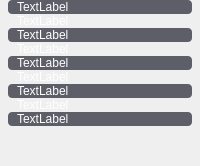
        <widget class="QWidget" name="page_2">
         <property name="styleSheet">
          <string notr="true">#page_2{background-color: rgba(255, 255, 255, 0);}
</string>
         </property>
         <layout class="QVBoxLayout" name="verticalLayout_4" stretch="18,18,18,18,18,18,18,18,18,291">
          <property name="spacing">
           <number>0</number>
          </property>
          <property name="leftMargin">
           <number>8</number>
          </property>
          <property name="topMargin">
           <number>0</number>
          </property>
          <property name="rightMargin">
           <number>8</number>
          </property>
          <property name="bottomMargin">
           <number>0</number>
          </property>
          <item>
           <widget class="QWidget" name="widget_26" native="true">
            <property name="styleSheet">
             <string notr="true">#widget_26{background-color: rgb(93,94,104);border-radius:4px;}
</string>
            </property>
            <layout class="QHBoxLayout" name="horizontalLayout_21" stretch="0,0">
             <property name="spacing">
              <number>0</number>
             </property>
             <property name="leftMargin">
              <number>9</number>
             </property>
             <property name="topMargin">
              <number>0</number>
             </property>
             <property name="rightMargin">
              <number>0</number>
             </property>
             <property name="bottomMargin">
              <number>0</number>
             </property>
             <item>
              <widget class="QLabel" name="label_37">
               <property name="styleSheet">
                <string notr="true">QLabel{color: rgb(255, 255, 255);
background-color: rgba(255, 255, 255, 0);border:none;}</string>
               </property>
               <property name="text">
                <string>TextLabel</string>
               </property>
              </widget>
             </item>
             <item>
              <widget class="QLabel" name="label_38">
               <property name="styleSheet">
                <string notr="true">QLabel{color: rgb(255, 226, 96);
background-color: rgba(255, 255, 255, 0);border:none;}</string>
               </property>
               <property name="text">
                <string/>
               </property>
              </widget>
             </item>
            </layout>
           </widget>
          </item>
          <item>
           <layout class="QHBoxLayout" name="horizontalLayout_14">
            <property name="spacing">
             <number>0</number>
            </property>
            <property name="leftMargin">
             <number>9</number>
            </property>
            <item>
             <widget class="QLabel" name="label_23">
              <property name="styleSheet">
               <string notr="true">QLabel{color: rgb(255, 255, 255);
background-color: rgba(255, 255, 255, 0);border:none;}</string>
              </property>
              <property name="text">
               <string>TextLabel</string>
              </property>
             </widget>
            </item>
            <item>
             <widget class="QLabel" name="label_24">
              <property name="styleSheet">
               <string notr="true">QLabel{color: rgb(255, 226, 96);
background-color: rgba(255, 255, 255, 0);border:none;}</string>
              </property>
              <property name="text">
               <string/>
              </property>
             </widget>
            </item>
           </layout>
          </item>
          <item>
           <widget class="QWidget" name="widget_7" native="true">
            <property name="styleSheet">
             <string notr="true">#widget_7{background-color: rgb(93, 94, 104);border-radius:4px;}
</string>
            </property>
            <layout class="QHBoxLayout" name="horizontalLayout_18">
             <property name="spacing">
              <number>0</number>
             </property>
             <property name="leftMargin">
              <number>9</number>
             </property>
             <property name="topMargin">
              <number>0</number>
             </property>
             <property name="rightMargin">
              <number>0</number>
             </property>
             <property name="bottomMargin">
              <number>0</number>
             </property>
             <item>
              <widget class="QLabel" name="label_31">
               <property name="styleSheet">
                <string notr="true">QLabel{color: rgb(255, 255, 255);
background-color: rgba(255, 255, 255, 0);border:none;}</string>
               </property>
               <property name="text">
                <string>TextLabel</string>
               </property>
              </widget>
             </item>
             <item>
              <widget class="QLabel" name="label_32">
               <property name="styleSheet">
                <string notr="true">QLabel{color: rgb(255, 226, 96);
background-color: rgba(255, 255, 255, 0);border:none;}</string>
               </property>
               <property name="text">
                <string/>
               </property>
              </widget>
             </item>
            </layout>
           </widget>
          </item>
          <item>
           <layout class="QHBoxLayout" name="horizontalLayout_22">
            <property name="spacing">
             <number>0</number>
            </property>
            <property name="leftMargin">
             <number>9</number>
            </property>
            <item>
             <widget class="QLabel" name="label_39">
              <property name="styleSheet">
               <string notr="true">QLabel{color: rgb(255, 255, 255);
background-color: rgba(255, 255, 255, 0);border:none;}</string>
              </property>
              <property name="text">
               <string>TextLabel</string>
              </property>
             </widget>
            </item>
            <item>
             <widget class="QLabel" name="label_40">
              <property name="styleSheet">
               <string notr="true">QLabel{color: rgb(255, 226, 96);
background-color: rgba(255, 255, 255, 0);border:none;}</string>
              </property>
              <property name="text">
               <string/>
              </property>
             </widget>
            </item>
           </layout>
          </item>
          <item>
           <widget class="QWidget" name="widget_8" native="true">
            <property name="styleSheet">
             <string notr="true">#widget_8{background-color: rgb(93, 94, 104);border-radius:4px;}</string>
            </property>
            <layout class="QHBoxLayout" name="horizontalLayout_15">
             <property name="spacing">
              <number>0</number>
             </property>
             <property name="leftMargin">
              <number>9</number>
             </property>
             <property name="topMargin">
              <number>0</number>
             </property>
             <property name="rightMargin">
              <number>0</number>
             </property>
             <property name="bottomMargin">
              <number>0</number>
             </property>
             <item>
              <widget class="QLabel" name="label_25">
               <property name="styleSheet">
                <string notr="true">QLabel{color: rgb(255, 255, 255);
background-color: rgba(255, 255, 255, 0);border:none;}</string>
               </property>
               <property name="text">
                <string>TextLabel</string>
               </property>
              </widget>
             </item>
             <item>
              <widget class="QLabel" name="label_26">
               <property name="styleSheet">
                <string notr="true">QLabel{color: rgb(255, 226, 96);
background-color: rgba(255, 255, 255, 0);border:none;}</string>
               </property>
               <property name="text">
                <string/>
               </property>
              </widget>
             </item>
            </layout>
           </widget>
          </item>
          <item>
           <layout class="QHBoxLayout" name="horizontalLayout_19">
            <property name="spacing">
             <number>0</number>
            </property>
            <property name="leftMargin">
             <number>9</number>
            </property>
            <item>
             <widget class="QLabel" name="label_33">
              <property name="styleSheet">
               <string notr="true">QLabel{color: rgb(255, 255, 255);
background-color: rgba(255, 255, 255, 0);border:none;}</string>
              </property>
              <property name="text">
               <string>TextLabel</string>
              </property>
             </widget>
            </item>
            <item>
             <widget class="QLabel" name="label_34">
              <property name="styleSheet">
               <string notr="true">QLabel{color: rgb(255, 226, 96);
background-color: rgba(255, 255, 255, 0);border:none;}</string>
              </property>
              <property name="text">
               <string/>
              </property>
             </widget>
            </item>
           </layout>
          </item>
          <item>
           <widget class="QWidget" name="widget_9" native="true">
            <property name="styleSheet">
             <string notr="true">#widget_9{background-color: rgb(93, 94, 104);border-radius:4px;}
</string>
            </property>
            <layout class="QHBoxLayout" name="horizontalLayout_20">
             <property name="spacing">
              <number>0</number>
             </property>
             <property name="leftMargin">
              <number>9</number>
             </property>
             <property name="topMargin">
              <number>0</number>
             </property>
             <property name="rightMargin">
              <number>0</number>
             </property>
             <property name="bottomMargin">
              <number>0</number>
             </property>
             <item>
              <widget class="QLabel" name="label_35">
               <property name="styleSheet">
                <string notr="true">QLabel{color: rgb(255, 255, 255);
background-color: rgba(255, 255, 255, 0);border:none;}</string>
               </property>
               <property name="text">
                <string>TextLabel</string>
               </property>
              </widget>
             </item>
             <item>
              <widget class="QLabel" name="label_36">
               <property name="styleSheet">
                <string notr="true">QLabel{color: rgb(255, 226, 96);
background-color: rgba(255, 255, 255, 0);border:none;}</string>
               </property>
               <property name="text">
                <string/>
               </property>
              </widget>
             </item>
            </layout>
           </widget>
          </item>
          <item>
           <layout class="QHBoxLayout" name="horizontalLayout_17">
            <property name="spacing">
             <number>0</number>
            </property>
            <property name="leftMargin">
             <number>9</number>
            </property>
            <item>
             <widget class="QLabel" name="label_29">
              <property name="styleSheet">
               <string notr="true">QLabel{color: rgb(255, 255, 255);
background-color: rgba(255, 255, 255, 0);border:none;}</string>
              </property>
              <property name="text">
               <string>TextLabel</string>
              </property>
             </widget>
            </item>
            <item>
             <widget class="QLabel" name="label_30">
              <property name="styleSheet">
               <string notr="true">QLabel{color: rgb(255, 226, 96);
background-color: rgba(255, 255, 255, 0);border:none;}</string>
              </property>
              <property name="text">
               <string/>
              </property>
             </widget>
            </item>
           </layout>
          </item>
          <item>
           <widget class="QWidget" name="widget_12" native="true">
            <property name="styleSheet">
             <string notr="true">#widget_12{background-color: rgb(93, 94, 104);border-radius:4px;}
</string>
            </property>
            <layout class="QHBoxLayout" name="horizontalLayout_23">
             <property name="spacing">
              <number>0</number>
             </property>
             <property name="leftMargin">
              <number>9</number>
             </property>
             <property name="topMargin">
              <number>0</number>
             </property>
             <property name="rightMargin">
              <number>0</number>
             </property>
             <property name="bottomMargin">
              <number>0</number>
             </property>
             <item>
              <widget class="QLabel" name="label_41">
               <property name="styleSheet">
                <string notr="true">QLabel{color: rgb(255, 255, 255);
background-color: rgba(255, 255, 255, 0);border:none;}</string>
               </property>
               <property name="text">
                <string>TextLabel</string>
               </property>
              </widget>
             </item>
             <item>
              <widget class="QLabel" name="label_42">
               <property name="styleSheet">
                <string notr="true">QLabel{color: rgb(255, 226, 96);
background-color: rgba(255, 255, 255, 0);border:none;}</string>
               </property>
               <property name="text">
                <string/>
               </property>
              </widget>
             </item>
            </layout>
           </widget>
          </item>
          <item>
           <spacer name="verticalSpacer_4">
            <property name="orientation">
             <enum>Qt::Vertical</enum>
            </property>
            <property name="sizeHint" stdset="0">
             <size>
              <width>20</width>
              <height>40</height>
             </size>
            </property>
           </spacer>
          </item>
         </layout>
        </widget>
